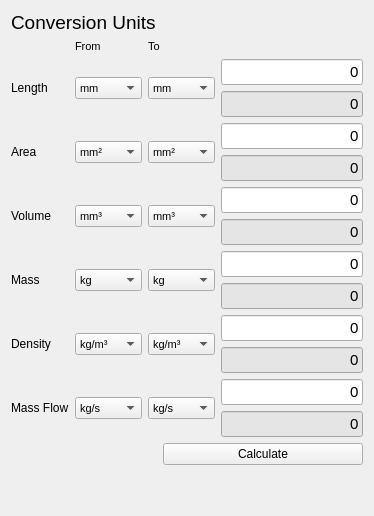
      <widget class="QWidget" name="tabUnitConversion">
       <attribute name="title">
        <string>Conversions</string>
       </attribute>
       <layout class="QVBoxLayout" name="verticalLayout_6">
        <item>
         <layout class="QHBoxLayout" name="horizontalLayout_2">
          <item>
           <widget class="QLabel" name="labelTitleConversion">
            <property name="font">
             <font>
              <pointsize>14</pointsize>
             </font>
            </property>
            <property name="styleSheet">
             <string notr="true">qproperty-alignment: AlignCenter;</string>
            </property>
            <property name="text">
             <string>Conversion Units</string>
            </property>
           </widget>
          </item>
         </layout>
        </item>
        <item>
         <layout class="QGridLayout" name="gridLayout">
          <item row="0" column="2">
           <widget class="QLabel" name="labelTitleTo">
            <property name="font">
             <font>
              <pointsize>8</pointsize>
             </font>
            </property>
            <property name="styleSheet">
             <string notr="true">qproperty-alignment: AlignCenter;</string>
            </property>
            <property name="text">
             <string>To</string>
            </property>
           </widget>
          </item>
          <item row="0" column="1">
           <widget class="QLabel" name="labelTitleFrom">
            <property name="font">
             <font>
              <pointsize>8</pointsize>
             </font>
            </property>
            <property name="styleSheet">
             <string notr="true">qproperty-alignment: AlignCenter;</string>
            </property>
            <property name="text">
             <string>From</string>
            </property>
           </widget>
          </item>
          <item row="6" column="3">
           <widget class="QLineEdit" name="lineEditOutputVolume">
            <property name="font">
             <font>
              <family>Arial</family>
              <pointsize>11</pointsize>
             </font>
            </property>
            <property name="styleSheet">
             <string notr="true">background: rgb(229, 229, 229)</string>
            </property>
            <property name="text">
             <string>0</string>
            </property>
            <property name="alignment">
             <set>Qt::AlignRight|Qt::AlignTrailing|Qt::AlignVCenter</set>
            </property>
            <property name="readOnly">
             <bool>true</bool>
            </property>
           </widget>
          </item>
          <item row="5" column="0" rowspan="2">
           <widget class="QLabel" name="labelTitleVolume">
            <property name="text">
             <string>Volume</string>
            </property>
           </widget>
          </item>
          <item row="7" column="0" rowspan="2">
           <widget class="QLabel" name="label_3">
            <property name="text">
             <string>Mass</string>
            </property>
           </widget>
          </item>
          <item row="11" column="3">
           <widget class="QLineEdit" name="lineEditInputMassFlow">
            <property name="font">
             <font>
              <pointsize>11</pointsize>
             </font>
            </property>
            <property name="text">
             <string>0</string>
            </property>
            <property name="alignment">
             <set>Qt::AlignRight|Qt::AlignTrailing|Qt::AlignVCenter</set>
            </property>
           </widget>
          </item>
          <item row="4" column="3">
           <widget class="QLineEdit" name="lineEditOutputArea">
            <property name="font">
             <font>
              <family>Arial</family>
              <pointsize>11</pointsize>
             </font>
            </property>
            <property name="styleSheet">
             <string notr="true">background: rgb(229, 229, 229)</string>
            </property>
            <property name="text">
             <string>0</string>
            </property>
            <property name="alignment">
             <set>Qt::AlignRight|Qt::AlignTrailing|Qt::AlignVCenter</set>
            </property>
            <property name="readOnly">
             <bool>true</bool>
            </property>
           </widget>
          </item>
          <item row="2" column="3">
           <widget class="QLineEdit" name="lineEditOutputLength">
            <property name="font">
             <font>
              <family>Arial</family>
              <pointsize>11</pointsize>
             </font>
            </property>
            <property name="styleSheet">
             <string notr="true">background: rgb(229, 229, 229)</string>
            </property>
            <property name="text">
             <string>0</string>
            </property>
            <property name="alignment">
             <set>Qt::AlignRight|Qt::AlignTrailing|Qt::AlignVCenter</set>
            </property>
            <property name="readOnly">
             <bool>true</bool>
            </property>
           </widget>
          </item>
          <item row="3" column="3">
           <widget class="QLineEdit" name="lineEditInputArea">
            <property name="font">
             <font>
              <pointsize>11</pointsize>
             </font>
            </property>
            <property name="text">
             <string>0</string>
            </property>
            <property name="alignment">
             <set>Qt::AlignRight|Qt::AlignTrailing|Qt::AlignVCenter</set>
            </property>
           </widget>
          </item>
          <item row="12" column="3">
           <widget class="QLineEdit" name="lineEditOutputMassFlow">
            <property name="font">
             <font>
              <family>Arial</family>
              <pointsize>11</pointsize>
             </font>
            </property>
            <property name="styleSheet">
             <string notr="true">background: rgb(229, 229, 229)</string>
            </property>
            <property name="text">
             <string>0</string>
            </property>
            <property name="alignment">
             <set>Qt::AlignRight|Qt::AlignTrailing|Qt::AlignVCenter</set>
            </property>
            <property name="readOnly">
             <bool>true</bool>
            </property>
           </widget>
          </item>
          <item row="9" column="3">
           <widget class="QLineEdit" name="lineEditInputDensity">
            <property name="font">
             <font>
              <pointsize>11</pointsize>
             </font>
            </property>
            <property name="text">
             <string>0</string>
            </property>
            <property name="alignment">
             <set>Qt::AlignRight|Qt::AlignTrailing|Qt::AlignVCenter</set>
            </property>
           </widget>
          </item>
          <item row="10" column="3">
           <widget class="QLineEdit" name="lineEditOutputDensity">
            <property name="font">
             <font>
              <family>Arial</family>
              <pointsize>11</pointsize>
             </font>
            </property>
            <property name="styleSheet">
             <string notr="true">background: rgb(229, 229, 229)</string>
            </property>
            <property name="text">
             <string>0</string>
            </property>
            <property name="alignment">
             <set>Qt::AlignRight|Qt::AlignTrailing|Qt::AlignVCenter</set>
            </property>
            <property name="readOnly">
             <bool>true</bool>
            </property>
           </widget>
          </item>
          <item row="5" column="3">
           <widget class="QLineEdit" name="lineEditInputVolume">
            <property name="font">
             <font>
              <pointsize>11</pointsize>
             </font>
            </property>
            <property name="text">
             <string>0</string>
            </property>
            <property name="alignment">
             <set>Qt::AlignRight|Qt::AlignTrailing|Qt::AlignVCenter</set>
            </property>
           </widget>
          </item>
          <item row="7" column="3">
           <widget class="QLineEdit" name="lineEditInputMass">
            <property name="font">
             <font>
              <pointsize>11</pointsize>
             </font>
            </property>
            <property name="text">
             <string>0</string>
            </property>
            <property name="alignment">
             <set>Qt::AlignRight|Qt::AlignTrailing|Qt::AlignVCenter</set>
            </property>
           </widget>
          </item>
          <item row="11" column="0" rowspan="2">
           <widget class="QLabel" name="labelTitleVelocity">
            <property name="text">
             <string>Mass Flow</string>
            </property>
           </widget>
          </item>
          <item row="9" column="0" rowspan="2">
           <widget class="QLabel" name="label_4">
            <property name="text">
             <string>Density</string>
            </property>
           </widget>
          </item>
          <item row="1" column="0" rowspan="2">
           <widget class="QLabel" name="labelTitleLength">
            <property name="text">
             <string>Length</string>
            </property>
           </widget>
          </item>
          <item row="3" column="0" rowspan="2">
           <widget class="QLabel" name="labelTitleArea">
            <property name="text">
             <string>Area</string>
            </property>
           </widget>
          </item>
          <item row="8" column="3">
           <widget class="QLineEdit" name="lineEditOutputMass">
            <property name="font">
             <font>
              <family>Arial</family>
              <pointsize>11</pointsize>
             </font>
            </property>
            <property name="styleSheet">
             <string notr="true">background: rgb(229, 229, 229)</string>
            </property>
            <property name="text">
             <string>0</string>
            </property>
            <property name="alignment">
             <set>Qt::AlignRight|Qt::AlignTrailing|Qt::AlignVCenter</set>
            </property>
            <property name="readOnly">
             <bool>true</bool>
            </property>
           </widget>
          </item>
          <item row="1" column="3">
           <widget class="QLineEdit" name="lineEditInputLength">
            <property name="font">
             <font>
              <pointsize>11</pointsize>
             </font>
            </property>
            <property name="text">
             <string>0</string>
            </property>
            <property name="alignment">
             <set>Qt::AlignRight|Qt::AlignTrailing|Qt::AlignVCenter</set>
            </property>
           </widget>
          </item>
          <item row="1" column="1" rowspan="2">
           <widget class="QComboBox" name="comboBoxFromLength">
            <property name="maximumSize">
             <size>
              <width>75</width>
              <height>16777215</height>
             </size>
            </property>
            <property name="font">
             <font>
              <pointsize>8</pointsize>
             </font>
            </property>
            <item>
             <property name="text">
              <string>mm</string>
             </property>
            </item>
            <item>
             <property name="text">
              <string>cm</string>
             </property>
            </item>
            <item>
             <property name="text">
              <string>m</string>
             </property>
            </item>
            <item>
             <property name="text">
              <string>km</string>
             </property>
            </item>
            <item>
             <property name="text">
              <string>micron</string>
             </property>
            </item>
            <item>
             <property name="text">
              <string>inch</string>
             </property>
            </item>
            <item>
             <property name="text">
              <string>foot</string>
             </property>
            </item>
            <item>
             <property name="text">
              <string>mile</string>
             </property>
            </item>
           </widget>
          </item>
          <item row="1" column="2" rowspan="2">
           <widget class="QComboBox" name="comboBoxToLength">
            <property name="maximumSize">
             <size>
              <width>75</width>
              <height>16777215</height>
             </size>
            </property>
            <property name="font">
             <font>
              <pointsize>8</pointsize>
             </font>
            </property>
            <item>
             <property name="text">
              <string>mm</string>
             </property>
            </item>
            <item>
             <property name="text">
              <string>cm</string>
             </property>
            </item>
            <item>
             <property name="text">
              <string>m</string>
             </property>
            </item>
            <item>
             <property name="text">
              <string>km</string>
             </property>
            </item>
            <item>
             <property name="text">
              <string>micron</string>
             </property>
            </item>
            <item>
             <property name="text">
              <string>inch</string>
             </property>
            </item>
            <item>
             <property name="text">
              <string>foot</string>
             </property>
            </item>
            <item>
             <property name="text">
              <string>mile</string>
             </property>
            </item>
           </widget>
          </item>
          <item row="3" column="1" rowspan="2">
           <widget class="QComboBox" name="comboBoxFromArea">
            <property name="maximumSize">
             <size>
              <width>75</width>
              <height>16777215</height>
             </size>
            </property>
            <property name="font">
             <font>
              <pointsize>8</pointsize>
             </font>
            </property>
            <item>
             <property name="text">
              <string>mm²</string>
             </property>
            </item>
            <item>
             <property name="text">
              <string>cm²</string>
             </property>
            </item>
            <item>
             <property name="text">
              <string>m²</string>
             </property>
            </item>
            <item>
             <property name="text">
              <string>km²</string>
             </property>
            </item>
            <item>
             <property name="text">
              <string>micron²</string>
             </property>
            </item>
            <item>
             <property name="text">
              <string>inch²</string>
             </property>
            </item>
            <item>
             <property name="text">
              <string>ft²</string>
             </property>
            </item>
            <item>
             <property name="text">
              <string>mile²</string>
             </property>
            </item>
           </widget>
          </item>
          <item row="3" column="2" rowspan="2">
           <widget class="QComboBox" name="comboBoxToLength_2">
            <property name="maximumSize">
             <size>
              <width>75</width>
              <height>16777215</height>
             </size>
            </property>
            <property name="font">
             <font>
              <pointsize>8</pointsize>
             </font>
            </property>
            <item>
             <property name="text">
              <string>mm²</string>
             </property>
            </item>
            <item>
             <property name="text">
              <string>cm²</string>
             </property>
            </item>
            <item>
             <property name="text">
              <string>m²</string>
             </property>
            </item>
            <item>
             <property name="text">
              <string>micron²</string>
             </property>
            </item>
            <item>
             <property name="text">
              <string>km²</string>
             </property>
            </item>
            <item>
             <property name="text">
              <string>inch²</string>
             </property>
            </item>
            <item>
             <property name="text">
              <string>ft²</string>
             </property>
            </item>
            <item>
             <property name="text">
              <string>mile²</string>
             </property>
            </item>
           </widget>
          </item>
          <item row="5" column="1" rowspan="2">
           <widget class="QComboBox" name="comboBoxFromVolume">
            <property name="maximumSize">
             <size>
              <width>75</width>
              <height>16777215</height>
             </size>
            </property>
            <property name="font">
             <font>
              <pointsize>8</pointsize>
             </font>
            </property>
            <item>
             <property name="text">
              <string>mm³</string>
             </property>
            </item>
            <item>
             <property name="text">
              <string>cm³</string>
             </property>
            </item>
            <item>
             <property name="text">
              <string>m³</string>
             </property>
            </item>
            <item>
             <property name="text">
              <string>micron³</string>
             </property>
            </item>
            <item>
             <property name="text">
              <string>inch³</string>
             </property>
            </item>
            <item>
             <property name="text">
              <string>ft³</string>
             </property>
            </item>
            <item>
             <property name="text">
              <string>L</string>
             </property>
            </item>
           </widget>
          </item>
          <item row="5" column="2" rowspan="2">
           <widget class="QComboBox" name="comboBoxToVolume">
            <property name="maximumSize">
             <size>
              <width>75</width>
              <height>16777215</height>
             </size>
            </property>
            <property name="font">
             <font>
              <pointsize>8</pointsize>
             </font>
            </property>
            <item>
             <property name="text">
              <string>mm³</string>
             </property>
            </item>
            <item>
             <property name="text">
              <string>cm³</string>
             </property>
            </item>
            <item>
             <property name="text">
              <string>m³</string>
             </property>
            </item>
            <item>
             <property name="text">
              <string>micron³</string>
             </property>
            </item>
            <item>
             <property name="text">
              <string>inch³</string>
             </property>
            </item>
            <item>
             <property name="text">
              <string>ft³</string>
             </property>
            </item>
            <item>
             <property name="text">
              <string>L</string>
             </property>
            </item>
           </widget>
          </item>
          <item row="7" column="1" rowspan="2">
           <widget class="QComboBox" name="comboBoxFromMass">
            <property name="maximumSize">
             <size>
              <width>75</width>
              <height>16777215</height>
             </size>
            </property>
            <property name="font">
             <font>
              <pointsize>8</pointsize>
             </font>
            </property>
            <item>
             <property name="text">
              <string>kg</string>
             </property>
            </item>
            <item>
             <property name="text">
              <string>g</string>
             </property>
            </item>
            <item>
             <property name="text">
              <string>mg</string>
             </property>
            </item>
            <item>
             <property name="text">
              <string>tonne</string>
             </property>
            </item>
            <item>
             <property name="text">
              <string>lb</string>
             </property>
            </item>
            <item>
             <property name="text">
              <string>oz</string>
             </property>
            </item>
           </widget>
          </item>
          <item row="7" column="2" rowspan="2">
           <widget class="QComboBox" name="comboBoxToMass">
            <property name="maximumSize">
             <size>
              <width>75</width>
              <height>16777215</height>
             </size>
            </property>
            <property name="font">
             <font>
              <pointsize>8</pointsize>
             </font>
            </property>
            <item>
             <property name="text">
              <string>kg</string>
             </property>
            </item>
            <item>
             <property name="text">
              <string>g</string>
             </property>
            </item>
            <item>
             <property name="text">
              <string>mg</string>
             </property>
            </item>
            <item>
             <property name="text">
              <string>tonne</string>
             </property>
            </item>
            <item>
             <property name="text">
              <string>lb</string>
             </property>
            </item>
            <item>
             <property name="text">
              <string>oz</string>
             </property>
            </item>
           </widget>
          </item>
          <item row="9" column="1" rowspan="2">
           <widget class="QComboBox" name="comboBoxFromDensity">
            <property name="maximumSize">
             <size>
              <width>75</width>
              <height>16777215</height>
             </size>
            </property>
            <property name="font">
             <font>
              <pointsize>8</pointsize>
             </font>
            </property>
            <item>
             <property name="text">
              <string>kg/m³</string>
             </property>
            </item>
            <item>
             <property name="text">
              <string>g/m³</string>
             </property>
            </item>
            <item>
             <property name="text">
              <string>mg/m³</string>
             </property>
            </item>
            <item>
             <property name="text">
              <string>lb/ft³</string>
             </property>
            </item>
            <item>
             <property name="text">
              <string>lb/in³</string>
             </property>
            </item>
            <item>
             <property name="text">
              <string>oz//m³</string>
             </property>
            </item>
           </widget>
          </item>
          <item row="9" column="2" rowspan="2">
           <widget class="QComboBox" name="comboBoxToDensity">
            <property name="maximumSize">
             <size>
              <width>75</width>
              <height>16777215</height>
             </size>
            </property>
            <property name="font">
             <font>
              <pointsize>8</pointsize>
             </font>
            </property>
            <item>
             <property name="text">
              <string>kg/m³</string>
             </property>
            </item>
            <item>
             <property name="text">
              <string>g/m³</string>
             </property>
            </item>
            <item>
             <property name="text">
              <string>mg/m³</string>
             </property>
            </item>
            <item>
             <property name="text">
              <string>lb/ft³</string>
             </property>
            </item>
            <item>
             <property name="text">
              <string>lb/in³</string>
             </property>
            </item>
            <item>
             <property name="text">
              <string>oz/m³</string>
             </property>
            </item>
           </widget>
          </item>
          <item row="11" column="1" rowspan="2">
           <widget class="QComboBox" name="comboBoxFromMassFlow">
            <property name="maximumSize">
             <size>
              <width>75</width>
              <height>16777215</height>
             </size>
            </property>
            <property name="font">
             <font>
              <pointsize>8</pointsize>
             </font>
            </property>
            <item>
             <property name="text">
              <string>kg/s</string>
             </property>
            </item>
            <item>
             <property name="text">
              <string>lb/hr</string>
             </property>
            </item>
            <item>
             <property name="text">
              <string>kg/hr</string>
             </property>
            </item>
            <item>
             <property name="text">
              <string>lb/min</string>
             </property>
            </item>
           </widget>
          </item>
          <item row="11" column="2" rowspan="2">
           <widget class="QComboBox" name="comboBoxToMassFlow">
            <property name="maximumSize">
             <size>
              <width>75</width>
              <height>16777215</height>
             </size>
            </property>
            <property name="font">
             <font>
              <pointsize>8</pointsize>
             </font>
            </property>
            <item>
             <property name="text">
              <string>kg/s</string>
             </property>
            </item>
            <item>
             <property name="text">
              <string>lb/hr</string>
             </property>
            </item>
            <item>
             <property name="text">
              <string>kg/hr</string>
             </property>
            </item>
            <item>
             <property name="text">
              <string>lb/min</string>
             </property>
            </item>
           </widget>
          </item>
         </layout>
        </item>
        <item>
         <layout class="QHBoxLayout" name="horizontalLayout_13">
          <item>
           <spacer name="horizontalSpacer_16">
            <property name="orientation">
             <enum>Qt::Horizontal</enum>
            </property>
            <property name="sizeHint" stdset="0">
             <size>
              <width>40</width>
              <height>20</height>
             </size>
            </property>
           </spacer>
          </item>
          <item>
           <widget class="QPushButton" name="btnConvert">
            <property name="minimumSize">
             <size>
              <width>200</width>
              <height>0</height>
             </size>
            </property>
            <property name="maximumSize">
             <size>
              <width>200</width>
              <height>16777215</height>
             </size>
            </property>
            <property name="font">
             <font>
              <pointsize>9</pointsize>
             </font>
            </property>
            <property name="text">
             <string>Calculate</string>
            </property>
           </widget>
          </item>
         </layout>
        </item>
        <item>
         <spacer name="verticalSpacer_6">
          <property name="orientation">
           <enum>Qt::Vertical</enum>
          </property>
          <property name="sizeHint" stdset="0">
           <size>
            <width>20</width>
            <height>40</height>
           </size>
          </property>
         </spacer>
        </item>
       </layout>
      </widget>
